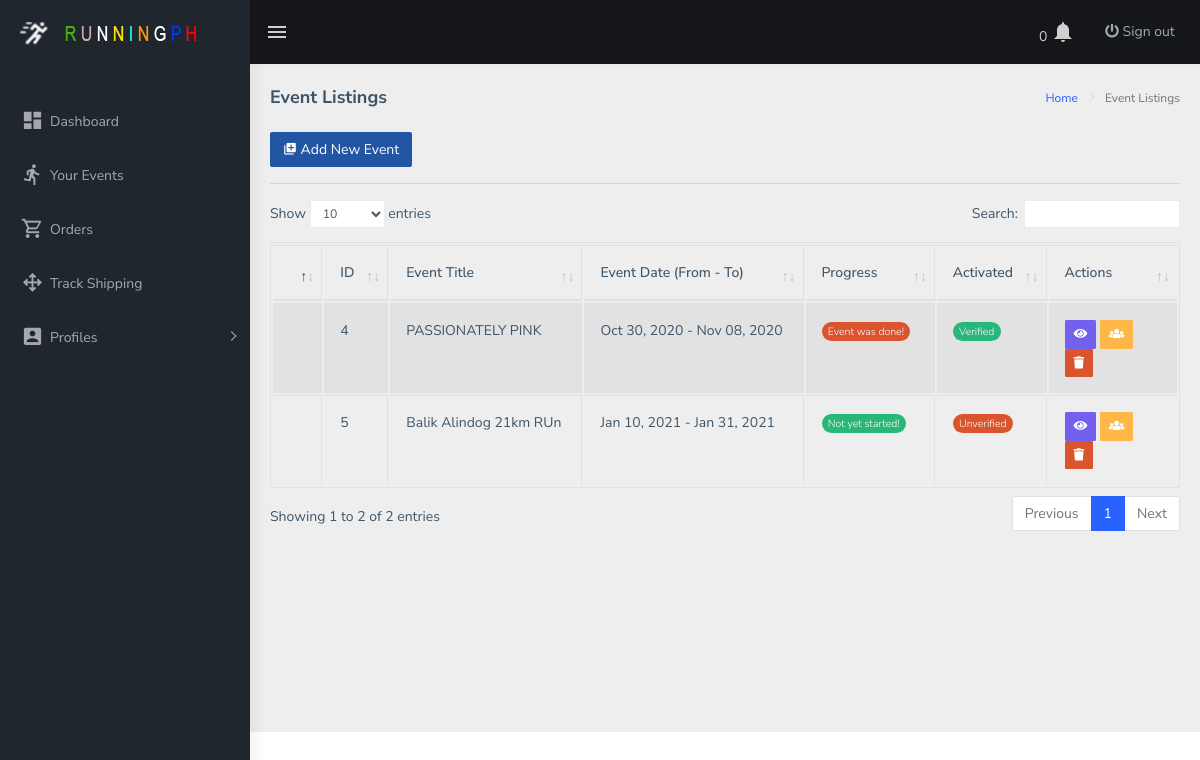
The page /admin/event_lists (signed in) on the database its author committed.
### tables this page shows
CREATE TABLE `events` (
  `idevents` int(11) NOT NULL,
  `userID` int(11) NOT NULL,
  `event_title` varchar(45) DEFAULT NULL,
  `event_description` text,
  `event_start_date` date DEFAULT NULL COMMENT '		',
  `event_end_date` date DEFAULT NULL,
  `event_status` char(30) DEFAULT NULL,
  `event_photo` text,
  `event_date_added` datetime DEFAULT NULL,
  `event_date_updated` datetime DEFAULT NULL,
  `isDeleted` int(5) NOT NULL DEFAULT '0'
);

### helpers/loader.php (called while the page is built, shortened)
<?php
class Load{
	public static function view($file,$var=null){
		include_once('_views/'.$file.'.php');
	}
	public static function controller($file,$var=null){
		$controller = new $current_page();
		$controller->FIRST();
	}
}

### index.php (called while the page is built, shortened)
<?php
include('helpers/loader.php');
include('helpers/db.php');
$current_func = isset($_GET['func']) ? $_GET['func'] : "FIRST";
$controller = new $current_page();
$controller->$current_func();
$controller->end();

### _controllers/events.php (called while the page is built, shortened)
<?php
include_once('admin.php');
class Events extends Admin {
	function FIRST(){
		$data = array("successmsg"=>"Welcome to your RunningPH account!");
		$event = new Event();
		$data['eventlisting'] = $event->getEventListByEventAdmin($_SESSION['user_ID']);
		$data['allEvents']	= $event->getAllEventLists();
		Load::view('admin/events_vw',$data);
	}
}

### helpers/db.php (called while the page is built, shortened)
<?php
class DB{
    private $con;
    private $opt;
    public function __construct($param = array()){
        $this->opt = array(
            PDO::ATTR_ERRMODE            => PDO::ERRMODE_EXCEPTION,
            PDO::ATTR_DEFAULT_FETCH_MODE => PDO::FETCH_ASSOC,
            PDO::ATTR_PERSISTENT         => false
        );
    }
    private function connect_sub($dbaccess = 1){
        switch($dbaccess){
            default : $DBUSER = DBUSER; $DBPASS = DBPASS;
        }
        try{
            $this->con = new PDO('mysql:host='.DBHOST.
                                     ';dbname='.DBNAME,
                                     $DBUSER,
                                     $DBPASS,
                                     $this->opt);
        }
        catch(PDOException $e){
            if($dbaccess<5){
                $dbaccess++;
                $this->connect_sub($dbaccess);
            }
            else
                return false;
        }
    }
    public function query($query,$param=array(),$con=true){
        $stmt = $this->con->prepare($query);
        $stmt->execute();
        return $stmt;
    }
}

### _models/event.php (called while the page is built, shortened)
<?php
class Event{
	function getEventListByEventAdmin($userID){
		$db = new DB();
		$stmt = $db->query("SELECT * FROM events
			WHERE userID = $userID and isDeleted = 0", array());
		$result = $stmt->fetchAll(PDO::FETCH_ASSOC);
		return (empty($result)) ? false : $result;
	}
}

### _views/admin/events_vw.php (the view, shortened to what this page needs)
 <div class="page-wrapper">
             <div class="page-breadcrumb">
                <div class="row">
                    <div class="col-12 d-flex no-block align-items-center">
                        <h4 class="page-title">Event Listings</h4>
                        <div class="ml-auto text-right">
                            <nav aria-label="breadcrumb">
                                <ol class="breadcrumb">
                                    <li class="breadcrumb-item"><a href="#">Home</a></li>
                                    <li class="breadcrumb-item active" aria-current="page">Event Listings</li>
                                </ol>
                            </nav>
                        </div>
                    </div>
                </div>
            </div>
            <div class="container-fluid">
                <a href="<?php echo SITE_URL.'/admin/events_form' ?>" class="btn btn-default align-items-right"><i class="mdi mdi-library-plus"></i> Add New Event</a>
            <hr/>
                <div class="row">
                <div class="table-responsive">
                    <table id="zero_config" class="table table-striped table-bordered">
                        <thead>
                            <tr>
                                <th></th>
                                <th>ID</th>
                                <th>Event Title</th>
                                <th>Event Date (From - To)</th>
                                <th>Progress</th>
                                <th>Activated</th>
                                <th>Actions</th>
                            </tr>
                        </thead>
                        <tbody>
                            <?php if($_SESSION['user_type'] == 'Administrator' ? $allEvents : $eventlisting) :
                                foreach($_SESSION['user_type'] == 'Administrator' ? $allEvents : $eventlisting as $k=>$v) : ?>
                                <tr>
                                    <td><?php if($v['userID'] == 1){
                                    }?></td>
                                    <td><?php echo $v['idevents']; ?></td>
                                    <td><?php echo $v['event_title'] ?></td>
                                    <td><?php echo date("M d, Y", strtotime($v['event_start_date'])).' - '.date("M d, Y", strtotime($v['event_end_date'])); ?></td>
                                    <td><?php
                                        $today = new DateTime();
                                        $eventDateStart = new DateTime($v['event_start_date']);
                                        $eventDateEnd  = new DateTime($v['event_end_date']);
                                        if ($today->getTimestamp() > $eventDateStart->getTimestamp() && $today->getTimestamp() < $eventDateEnd->getTimestamp()){
                                            echo '<span class="badge badge-pill badge-success">Race on progress!</span>';
                                        }elseif ($today->getTimestamp() > $eventDateEnd->getTimestamp()){
                                            echo '<span class="badge badge-pill badge-danger">Event was done!</span>';
                                        } else {
                                            echo '<span class="badge badge-pill badge-success">Not yet started!</span>';
                                        }?>
                                    </td>
                                    <td><?php if($v['event_status'] == 1){
                                            echo '<span class="badge badge-pill badge-success">Verified</span>';
                                        } elseif ($v['event_status'] == 2) {
                                            echo '<span class="badge badge-pill badge-warning">Declined</span>';
                                        } else {
                                            echo '<span class="badge badge-pill badge-danger">Unverified</span>';
                                        }?>
                                    </td>
                                    <td>
                                        <a href="<?php echo SITE_URL ?>/admin/form_edit?idevents=<?php echo $v['idevents'] ?>" class="btn btn-primary btn-sm" data-toggle="tooltip" data-placement="top" title="View"><i class="fa fa-eye" aria-hidden="true"></i></a>
                                        <a href="<?php echo SITE_URL ?>/admin/eventparticipants?idevents=<?php echo $v['idevents'] ?>" class="btn btn-warning btn-sm" data-toggle="tooltip" data-placement="top" title="Participants"><i class="fas fa-users" aria-hidden="true"></i></a>
                                        <button id="btnDeleteEvent" class="btn btn-danger btn-sm" data-toggle="tooltip" data-placement="top" title="Delete"><i class="fa fa-trash" aria-hidden="true"></i></button>
                                    </td>
                                </tr>
                                <?php endforeach;
                                    else: ?>
                                <?php
                                    endif;
                                ?>
                        </tbody>
                    </table>
                </div>
     </div>
 </div>
</div>

### _controllers/admin.php (shortened to what this page needs)
<?php
class Admin{
	function __construct(){
		$data = array(
				'photo'=>$_SESSION['photo'],
				'user_type'=>$_SESSION['user_type'],
				'username'=>$_SESSION['username'],
				'status'=>$_SESSION['status'],
				'ID'=>$_SESSION['user_ID']
			);
		if(!isset($_GET['ajax'])){
			Load::view('partials/admin-header',$data);
			Load::view('partials/admin-sidebar',$data);
		}
	}
	function end(){
		Load::view('partials/admin-footer');
	}
	function event_lists(){
		Load::controller('events');
	}
}

### _views/partials/admin-header.php (shortened to what this page needs)
<!DOCTYPE html>
<html dir="ltr" lang="en">
<head>
    <link rel="stylesheet" href="<?php echo SITE_URL ?>/assets/libs/bootstrap/dist/css/bootstrap.min.css">
    <link href="<?php echo SITE_URL ?>/assets/libs/flot/css/float-chart.css" rel="stylesheet">
    <link href="<?php echo SITE_URL ?>/assets/libs/datatables.net-bs4/css/dataTables.bootstrap4.css" rel="stylesheet">
    <link href="<?php echo SITE_URL ?>/assets/libs/bootstrap-datepicker/dist/css/bootstrap-datepicker.min.css" rel="stylesheet" type="text/css" >
    <link href="<?php echo SITE_URL ?>/assets/bootstrap-wysihtml5/bootstrap3-wysihtml5.css" rel="stylesheet" type="text/css" ></link>
    <link href="<?php echo SITE_URL ?>/assets/bootstrap-wysihtml5/bootstrap3-wysihtml5.min.css" rel="stylesheet" type="text/css" ></link>
    <link href="<?php echo SITE_URL ?>/assets/dist/css/style.min.css" rel="stylesheet">
    <link href="<?php echo SITE_URL ?>/assets/css/style.css" rel="stylesheet">
</head>
<body>
    <div id="main-wrapper">
        <header class="topbar" data-navbarbg="skin5">
            <nav class="navbar top-navbar navbar-expand-md navbar-dark">
                <div class="navbar-header" data-logobg="skin5">
                    <a class="navbar-brand" href="<?php echo SITE_URL.'/admin/dashboard' ?>">
                        <b class="logo-icon p-l-10">
                            <img src="<?php echo SITE_URL ?>/assets/images/logo-icon.png" alt="homepage" class="light-logo" />
                        </b>
                        <span class="logo-text">
                             <img src="<?php echo SITE_URL ?>/assets/images/logo-text.png" alt="homepage" class="light-logo" />
                        </span>
                    </a>
                </div>
                <div class="navbar-collapse collapse" id="navbarSupportedContent" data-navbarbg="skin5">
                    <ul class="navbar-nav float-left mr-auto">
                        <li class="nav-item d-none d-md-block"><a class="nav-link sidebartoggler waves-effect waves-light" href="javascript:void(0)" data-sidebartype="mini-sidebar"><i class="mdi mdi-menu font-24"></i></a></li>
                    </ul>
                    <ul class="navbar-nav float-right">
                        <li class="nav-item dropdown">
                            <a class="nav-link dropdown-toggle waves-effect waves-dark" href="" id="2" data-toggle="dropdown" aria-haspopup="true" aria-expanded="false"> 0 <i class="font-24 mdi mdi-bell"></i>
                            </a>
                        </li>
                        <li class="nav-item dropdown">
                            <a class="nav-link dropdown-toggle text-muted waves-effect waves-dark pro-pic" href="<?php echo SITE_URL ?>/admin/logout"><i class="fa fa-power-off" aria-hidden="true"></i> Sign out</a>
                        </li>
                    </ul>
                </div>
            </nav>
        </header>

### _views/partials/admin-sidebar.php (shortened to what this page needs)
<aside class="left-sidebar" data-sidebarbg="skin5">
    <div class="scroll-sidebar">
        <nav class="sidebar-nav">
            <ul id="sidebarnav" class="p-t-30">
                <li class="sidebar-item"> <a class="sidebar-link waves-effect waves-dark sidebar-link" href="<?php echo SITE_URL.'/admin/dashboard' ?>" aria-expanded="false"><i class="mdi mdi-view-dashboard"></i><span class="hide-menu">Dashboard</span></a></li>
                <li class="sidebar-item"> <a class="sidebar-link waves-effect waves-dark sidebar-link" href="<?php echo SITE_URL.'/admin/event_lists' ?>" aria-expanded="false"><i class="mdi mdi-run"></i><span class="hide-menu">Your Events</span></a></li>
                <li class="sidebar-item"> <a class="sidebar-link waves-effect waves-dark sidebar-link" href="<?php echo SITE_URL.'/admin/orders' ?>" aria-expanded="false"><i class="mdi mdi-cart-outline"></i><span class="hide-menu">Orders</span></a></li>
                <li class="sidebar-item"> <a class="sidebar-link waves-effect waves-dark sidebar-link" href="#" aria-expanded="false"><i class="mdi mdi-arrow-all"></i><span class="hide-menu">Track Shipping</span></a></li>
                <li class="sidebar-item"> <a class="sidebar-link has-arrow waves-effect waves-dark" href="javascript:void(0)" aria-expanded="false"><i class="mdi mdi-account-box"></i><span class="hide-menu">Profiles </span></a>
                </li>
            </ul>
        </nav>
    </div>
</aside>

### _views/partials/admin-footer.php (shortened to what this page needs)
</div>
            <footer class="footer text-center">
            </footer>
</body>
</html>

### rows shown on the page
events: idevents "4", event_title "PASSIONATELY PINK", event_start_date "Oct 30, 2020", event_end_date "Nov 08, 2020", shows "Event was done!", event_status "Verified"
events: idevents "5", event_title "Balik Alindog 21km RUn", event_start_date "Jan 10, 2021", event_end_date "Jan 31, 2021", shows "Not yet started!", event_status "Unverified"
